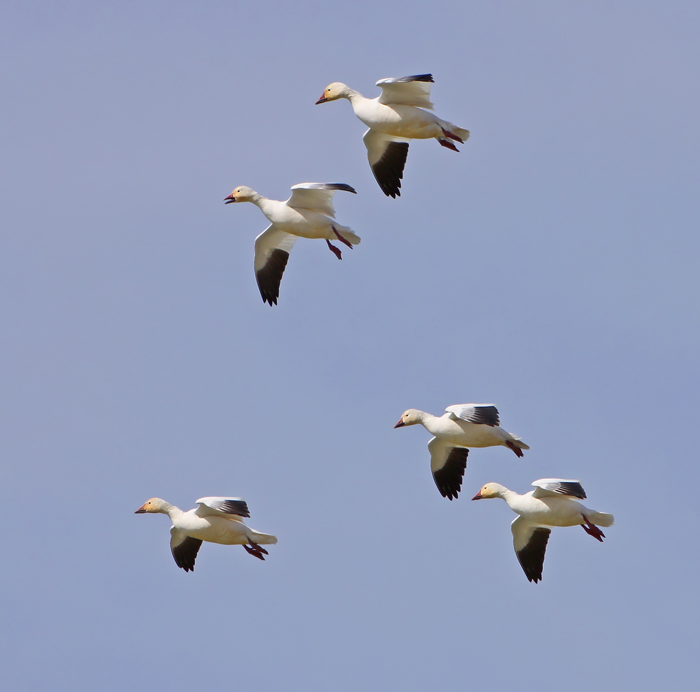
//> input picture BLG477/Assignment2/b14.jpg, 700 x 692 px
$ ./040000815 b14.jpg   (built with g++ and OpenCV 4)
//> lines starting //> are read from the running program, lines starting //| are printed output that depends on the picture; after the words box and inside, x2 and y2 are one past the last pixel; in counts of white or black regions, pixels touching at a corner belong together
#include "opencv2/imgproc/imgproc.hpp"
#include "opencv2/highgui/highgui.hpp"
#include <iostream>
#include <stdio.h>
#include <stdlib.h>

using namespace std;
using namespace cv;

Mat src, mid, dst;
uint width;
uint height;
uint averageGray;
uchar window[400];
int val = 0;


int insertionSort()
{
    int temp, i , j;
    for(i = 0; i < 400; i++){
        temp = window[i];
        for(j = i-1; j >= 0 && temp < window[j]; j--){
            window[j+1] = window[j];
        }
        window[j+1] = temp;
    }
    return window[200];
}

void lumnosity()
{
  uchar r, g, b;
  for (int x = 0; x < height - 1; x++) {
    for (int y = 0; y < width - 1; y++) {
      b = src.at<uchar>(width * 3 * x + y * 3);
      g = src.at<uchar>(width * 3 * x + y * 3 + 1);
      r = src.at<uchar>(width * 3 * x + y * 3 + 2);
      //mid.at<uchar>(x,y) = (uchar)((0.21*r) + (0.71*g) + (0.07*b));
      mid.at<uchar>(x,y) = (uchar)((0.33*r) + (0.33*g) + (0.33*b));
    }
  }
}

void medianBlur()
{
  int i;
  for (int x = 10; x < height - 10; x++) {
    for (int y = 10; y < width - 10; y++) {
      i = 0;
      for (int a = -10; a < 10; a++) {
	for (int b = -10; b < 10; b++) {
	  window[i] = mid.at<uchar>(x+a,y+b);
	  i++;
	}
      }
      dst.at<uchar>(x,y) = insertionSort();
    }
  }

}
int average()
{
  double i, total;
  i = 0;
  total = 0;
  for (int x = 0; x < height - 1; x++) {
    for (int y = 0; y < width - 1; y++) {
      i++;
      total = total + mid.at<uchar>(x,y);
    }
  }
  return (int)(total / i);
}

void threshold()
{
  for (int x = 0; x < height ; x++) {
    for (int y = 0; y < width ; y++) {
      if (mid.at<uchar>(x,y) <= averageGray) {
	mid.at<uchar>(x,y) = 0;
      }
      else
      {
	mid.at<uchar>(x,y) = 255;
      }
    }
  }
}

void neighbours(int _x, int _y)
{
  if(_x > 0 && _y > 0 && _x <= height && _y <= width ){
    if(mid.at<uchar>(_x,_y) == 0){
      mid.at<uchar>(_x,_y) = val;
      neighbours(_x-1, _y-1);
      neighbours(_x, _y-1);
      neighbours(_x+1, _y-1);
      neighbours(_x-1, _y);
      neighbours(_x, _y);
      neighbours(_x+1, _y);
      neighbours(_x-1, _y+1);
      neighbours(_x, _y+1);
      neighbours(_x+1, _y+1);
    }
  }
}

void findNeighbours()
{
  int x,y;
  for (x = 1; x < height-1 ; x++) {
    for (y = 1; y < width-1 ; y++) {
      if (mid.at<uchar>(x,y) == 0) {
	val++;
	neighbours(x,y);
      }
    }
  }
}

int main( int argc, char** argv )
{
      src = imread( argv[1], 1 );
//> src is the input picture: 692 rows x 700 cols, CV_8UC3; mean B, G, R 187.6, 157.9, 146.6
      width = src.cols;
//> width = 700
      height = src.rows;
//> height = 692
      mid.create(height,width,  CV_8UC1);
      dst.create(height,width,  CV_8UC1);
      lumnosity();
//> the loop in lumnosity, `for (int x = 0; x < height - 1; x++)` made 691 passes
//> (b, g, r) on passes 1 to 3: (193, 161, 150), (193, 161, 150), (192, 160, 149)
//> after the loop in lumnosity, `for (int x = 0; x < height - 1; x++)`:
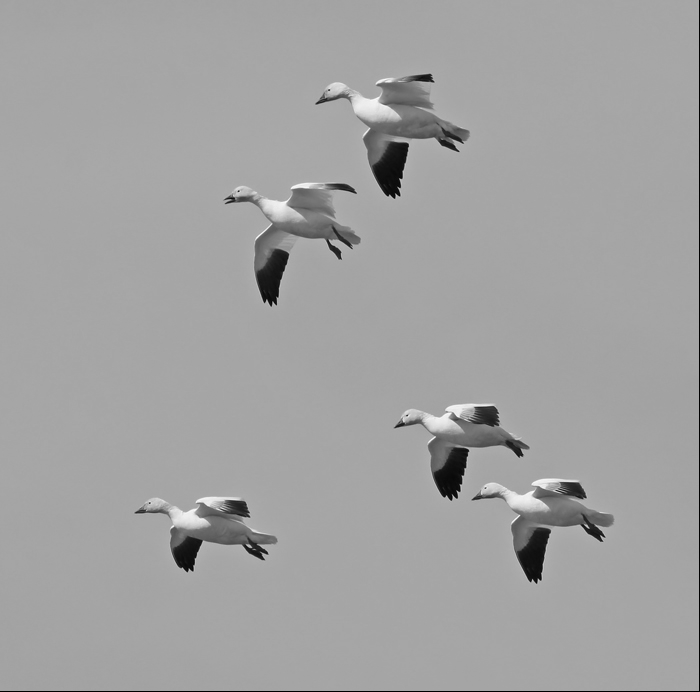
//> mid: 692 rows x 700 cols, CV_8UC1; min 0, max 252, mean 161.5
//> after the loop in lumnosity, `for (int x = 0; x < height - 1; x++)`: b = 193; g = 161; r = 148
      // [4 lines of commented-out code are left out]
      medianBlur( mid, mid, 19 );
      //imwrite("02.jpg", mid);  //MAO - Debug Images Uncomment to see image process

      averageGray = average();
//> the loop in average, `for (int x = 0; x < height - 1; x++)` made 691 passes
//> (i, total) on passes 1 to 3: (699, 114859), (1398, 229743), (2097, 344635)
//> after the loop in average, `for (int x = 0; x < height - 1; x++)`: i = 483009; total = 78372029
//> averageGray = 162
      //cout << " Average : " << averageGray << endl; // MAO - Uncomment to Debug
      threshold(); // MAO - Need better algorithm
//> after the loop in threshold, `for (int x = 0; x < height ; x++)`:
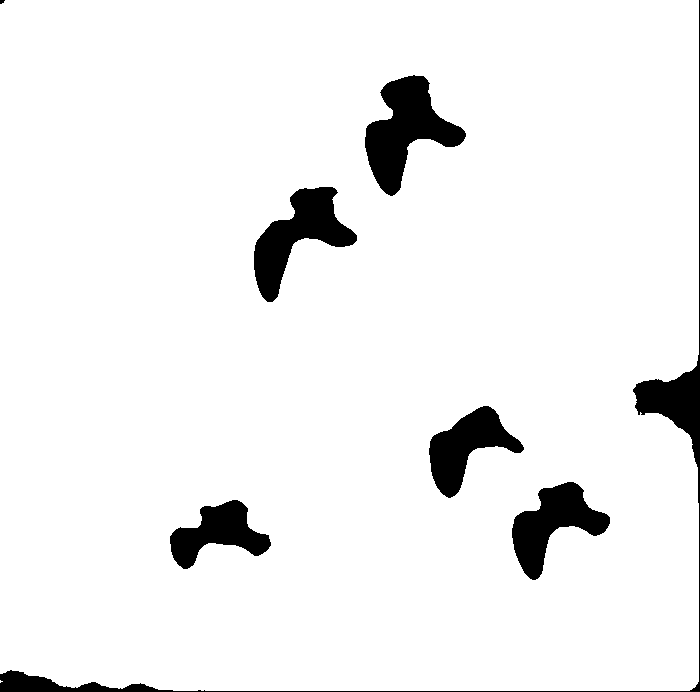
//> mid: 692 rows x 700 cols, CV_8UC1; 94.2% white; 7 black regions (1 under 20 px), largest, box (x1, y1, x2, y2) and area: (0, 0, 700, 692) 5858, (365, 75, 466, 196) 5651, (254, 187, 357, 302) 4898, (512, 482, 610, 580) 4302, (429, 406, 524, 498) 3876, (170, 500, 271, 569) 3412
      // [10 lines of commented-out code are left out]
      findNeighbours(); // MAO - Need better algorithm to solve memory leakage problems
//> after the loop in findNeighbours, `for (x = 1; x < height-1 ; x++)`: val = 7
      cout << " Object Count : " << val << endl;
//|  Object Count : 7

      src.release();
      mid.release();
      dst.release();
      return 0;
}
